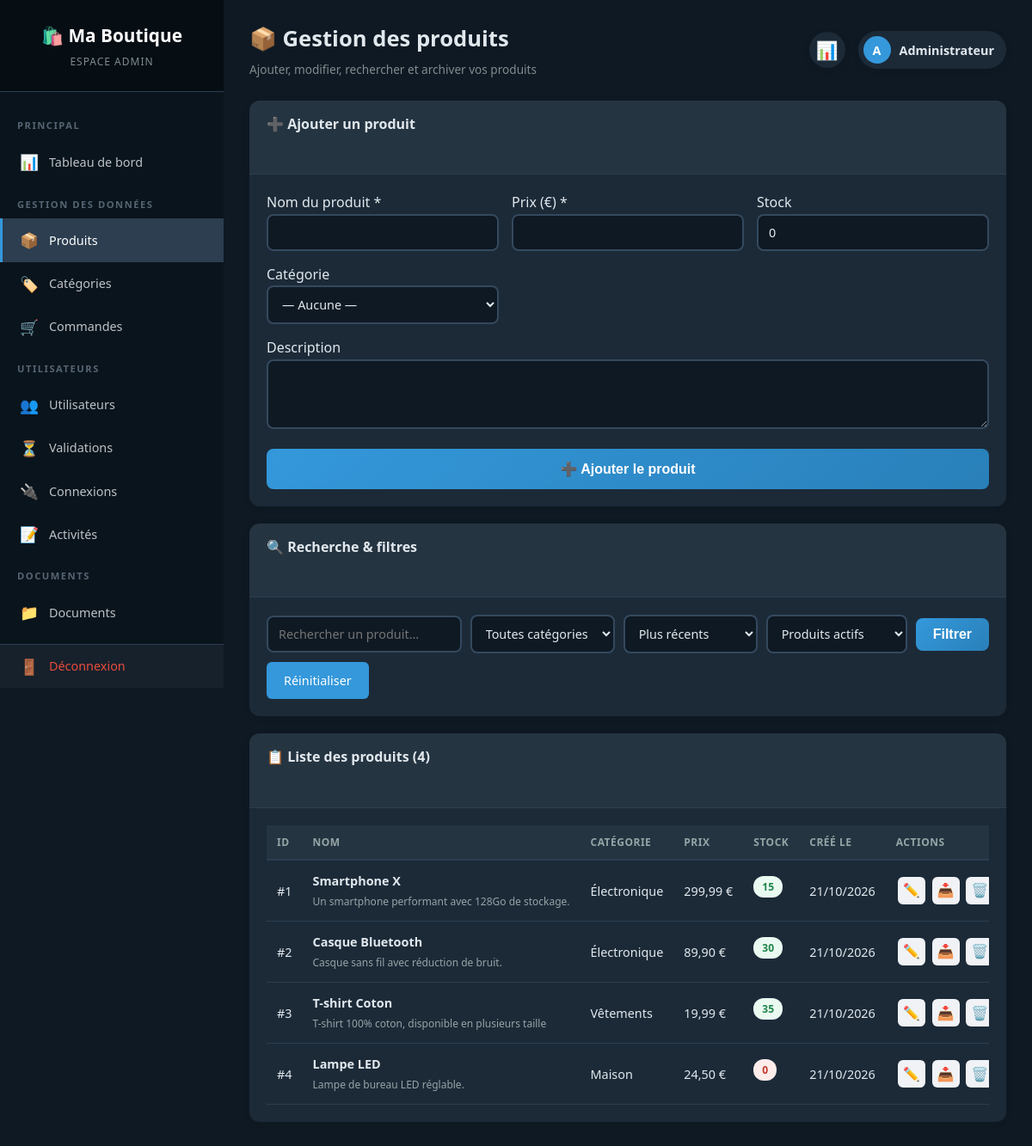
Page /admin/products.php (signed in) on the committed database.
### tables this page shows
CREATE TABLE `produits` (
  `id` int(11) NOT NULL AUTO_INCREMENT,
  `nom` varchar(150) NOT NULL,
  `description` text DEFAULT NULL,
  `prix` decimal(10,2) NOT NULL,
  `stock` int(11) DEFAULT 0,
  `categorie_id` int(11) DEFAULT NULL,
  `vendeur_id` int(11) DEFAULT NULL,
  `archive` tinyint(1) DEFAULT 0,
  `cree_le` timestamp NULL DEFAULT current_timestamp(),
  PRIMARY KEY (`id`),
  KEY `categorie_id` (`categorie_id`),
  KEY `fk_produits_vendeur` (`vendeur_id`),
  CONSTRAINT `fk_produits_vendeur` FOREIGN KEY (`vendeur_id`) REFERENCES `utilisateurs` (`id`) ON DELETE SET NULL,
  CONSTRAINT `produits_ibfk_1` FOREIGN KEY (`categorie_id`) REFERENCES `categories` (`id`)
);

CREATE TABLE `categories` (
  `id` int(11) NOT NULL AUTO_INCREMENT,
  `nom` varchar(100) NOT NULL,
  `archive` tinyint(1) DEFAULT 0,
  PRIMARY KEY (`id`)
);

### config/init.php (called while the page is built, shortened)
<?php
function param(string $cle, $defaut = null) {
    return $GLOBALS['parametres'][$cle] ?? $defaut;
}
?>

### admin/products.php (the view, shortened to what this page needs)
<?php
require_once '../config/init.php';
$recherche = trim($_GET['recherche'] ?? '');
$tri = $_GET['tri'] ?? 'recent';
$filtre_archive = isset($_GET['archive']) ? (int)$_GET['archive'] : 0;
$sql = "SELECT p.*, c.nom AS categorie FROM produits p LEFT JOIN categories c ON p.categorie_id = c.id WHERE p.archive = :archive";
$params = [':archive' => $filtre_archive];
switch ($tri) {
    default:          $sql .= " ORDER BY p.cree_le DESC"; break;
}
$stmt = $pdo->prepare($sql);
$stmt->execute($params);
$produits = $stmt->fetchAll();
$produit_edit = null;
?>
<!DOCTYPE html>
<html lang="fr" data-theme="<?= htmlspecialchars(param('theme', 'clair'), ENT_QUOTES, 'UTF-8') ?>">
<head>
    <link rel="stylesheet" href="../assets/style.css">
    <link rel="stylesheet" href="../assets/admin.css">
    <link rel="stylesheet" href="../assets/theme.css">
</head>
<body class="admin-body">
<?php include __DIR__ . '/../includes/sidebar.php'; ?>
<main class="admin-main">
    <header class="admin-topbar">
        <div>
            <h1>📦 Gestion des produits</h1>
            <p class="topbar-subtitle">Ajouter, modifier, rechercher et archiver vos produits</p>
        </div>
        <div class="topbar-actions">
            <a href="dashboard.php" class="topbar-icon" title="Retour au dashboard">📊</a>
            <div class="topbar-user">
                <span class="avatar"><?= strtoupper(substr($_SESSION['nom'], 0, 1)) ?></span>
                <span><?= htmlspecialchars($_SESSION['nom']) ?></span>
            </div>
        </div>
    </header>
    <section class="card">
        <div class="card-header">
            <h2><?= $produit_edit ? '✏️ Modifier le produit' : '➕ Ajouter un produit' ?></h2>
        </div>
        <div class="card-body">
            <form method="POST" action="products.php" class="form-grid">
                <div class="form-group">
                    <label for="nom">Nom du produit *</label>
                    <input type="text" id="nom" name="nom" required
                           value="<?= htmlspecialchars($produit_edit['nom'] ?? '') ?>">
                </div>
                <div class="form-group">
                    <label for="prix">Prix (<?= htmlspecialchars(param('devise', '€')) ?>) *</label>
                    <input type="number" id="prix" name="prix" step="0.01" min="0.01" required
                           value="<?= htmlspecialchars($produit_edit['prix'] ?? '') ?>">
                </div>
                <div class="form-group">
                    <label for="stock">Stock</label>
                    <input type="number" id="stock" name="stock" min="0"
                           value="<?= htmlspecialchars($produit_edit['stock'] ?? 0) ?>">
                </div>
                <div class="form-group">
                    <label for="categorie_id">Catégorie</label>
                    <select id="categorie_id" name="categorie_id">
                        <option value="">— Aucune —</option>
                    </select>
                </div>
                <div class="form-group form-group-full">
                    <label for="description">Description</label>
                    <textarea id="description" name="description" rows="3"><?= htmlspecialchars($produit_edit['description'] ?? '') ?></textarea>
                </div>
                <div class="form-group form-group-full">
                    <button type="submit" class="btn-submit">
                        <?= $produit_edit ? '💾 Enregistrer les modifications' : '➕ Ajouter le produit' ?>
                    </button>
                </div>
            </form>
        </div>
    </section>
    <section class="card">
        <div class="card-header">
            <h2>🔍 Recherche & filtres</h2>
        </div>
        <div class="card-body">
            <form method="GET" action="products.php" class="filters-bar">
                <input type="text" name="recherche" placeholder="Rechercher un produit..."
                       value="<?= htmlspecialchars($recherche) ?>">
                <select name="categorie">
                    <option value="">Toutes catégories</option>
                </select>
                <select name="tri">
                    <option value="recent"    <?= $tri === 'recent'    ? 'selected' : '' ?>>Plus récents</option>
                </select>
                <select name="archive">
                    <option value="0" <?= $filtre_archive === 0 ? 'selected' : '' ?>>Produits actifs</option>
                </select>
                <button type="submit" class="btn-submit">Filtrer</button>
                <a href="products.php" class="btn-secondary">Réinitialiser</a>
            </form>
        </div>
    </section>
    <section class="card">
        <div class="card-header">
            <h2>📋 Liste des produits (<?= count($produits) ?>)</h2>
        </div>
        <div class="card-body">
            <?php if (empty($produits)): ?>
                <p class="empty">Aucun produit trouvé.</p>
            <?php else: ?>
                <table class="data-table">
                    <thead>
                        <tr>
                            <th>ID</th>
                            <th>Nom</th>
                            <th>Catégorie</th>
                            <th>Prix</th>
                            <th>Stock</th>
                            <th>Créé le</th>
                            <th>Actions</th>
                        </tr>
                    </thead>
                    <tbody>
                        <?php foreach ($produits as $p): ?>
                            <tr>
                                <td>#<?= (int)$p['id'] ?></td>
                                <td>
                                    <strong><?= htmlspecialchars($p['nom']) ?></strong><br>
                                    <small class="text-muted"><?= htmlspecialchars(mb_substr($p['description'] ?? '', 0, 50)) ?></small>
                                </td>
                                <td><?= htmlspecialchars($p['categorie'] ?? '—') ?></td>
                                <td><?= number_format($p['prix'], 2, ',', ' ') ?> <?= htmlspecialchars(param('devise', '€')) ?></td>
                                <td>
                                    <span class="badge <?= $p['stock'] < 5 ? 'badge-danger' : 'badge-success' ?>">
                                        <?= (int)$p['stock'] ?>
                                    </span>
                                </td>
                                <td><?= date('d/m/Y', strtotime($p['cree_le'])) ?></td>
                                <td class="actions-cell">
                                    <?php if ($filtre_archive === 1): ?>
                                        <a href="products.php?restaurer=<?= (int)$p['id'] ?>" class="btn-icon" title="Restaurer">♻️</a>
                                    <?php else: ?>
                                        <a href="products.php?edit=<?= (int)$p['id'] ?>" class="btn-icon" title="Modifier">✏️</a>
                                        <a href="products.php?archiver=<?= (int)$p['id'] ?>" class="btn-icon" title="Archiver"
                                           onclick="return confirm('Archiver ce produit ?');">📥</a>
                                    <?php endif; ?>
                                    <a href="products.php?supprimer=<?= (int)$p['id'] ?>" class="btn-icon btn-danger" title="Supprimer"
                                       onclick="return confirm('Supprimer définitivement ce produit ? Cette action est irréversible.');">🗑️</a>
                                </td>
                            </tr>
                        <?php endforeach; ?>
                    </tbody>
                </table>
            <?php endif; ?>
        </div>
    </section>
</main>
</body>
</html>

### assets/style.css (style rules this page uses)
* { margin: 0; padding: 0; box-sizing: border-box; }
body { font-family: 'Segoe UI', Tahoma, sans-serif; background: #f4f6f9; color: #333; line-height: 1.6; }
a { text-decoration: none; color: inherit; }
section h2 { text-align: center; font-size: 1.8rem; margin-bottom: 30px; color: #2c3e50; }
.badge { display: inline-block; background: #eaf2fb; color: #2980b9; font-size: 0.75rem; padding: 3px 10px; border-radius: 12px; margin-bottom: 10px; }
.btn-secondary { display: inline-block; background: #3498db; color: #fff; padding: 8px 18px; border-radius: 6px; font-size: 0.9rem; transition: background 0.3s; }
.btn-submit { width: 100%; padding: 14px; background: linear-gradient(135deg, #3498db, #2980b9); color: #fff; border: none; border-radius: 8px; font-size: 1rem; font-weight: 700; cursor: pointer; transition: transform 0.2s, box-shadow 0.2s; }
.data-table { display: block; width: 100%; max-width: 100%; overflow-x: auto; overscroll-behavior-x: contain; -webkit-overflow-scrolling: touch; scrollbar-width: thin; }
.data-table th, .data-table td { white-space: nowrap; }

### assets/admin.css (style rules this page uses)
.admin-body { display: flex; min-height: 100vh; background: #f0f2f5; margin: 0; }
.admin-main { flex: 1; margin-left: 260px; padding: 25px 30px; min-width: 0; }
.admin-topbar { display: flex; justify-content: space-between; align-items: center; margin-bottom: 25px; flex-wrap: wrap; gap: 15px; }
.admin-topbar h1 { font-size: 1.6rem; color: #2c3e50; margin-bottom: 4px; }
.topbar-subtitle { color: #7f8c8d; font-size: 0.85rem; }
.topbar-actions { display: flex; align-items: center; gap: 15px; }
.topbar-icon { position: relative; font-size: 1.3rem; width: 42px; height: 42px; display: flex; align-items: center; justify-content: center; background: #fff; border-radius: 50%; box-shadow: 0 2px 8px rgba(0,0,0,0.08); transition: transform 0.2s; }
.topbar-user { display: flex; align-items: center; gap: 10px; background: #fff; padding: 6px 14px 6px 6px; border-radius: 30px; box-shadow: 0 2px 8px rgba(0,0,0,0.08); font-weight: 600; color: #2c3e50; font-size: 0.9rem; }
.avatar { width: 32px; height: 32px; background: #3498db; color: #fff; border-radius: 50%; display: flex; align-items: center; justify-content: center; font-weight: 700; }
.card { background: #fff; border-radius: 12px; box-shadow: 0 2px 10px rgba(0,0,0,0.06); overflow: hidden; margin-bottom: 20px; }
.card-header { display: flex; justify-content: space-between; align-items: center; padding: 15px 20px; border-bottom: 1px solid #ecf0f1; background: #fafbfc; }
.card-header h2 { font-size: 1rem; color: #2c3e50; }
.card-body { padding: 20px; }
.data-table { width: 100%; border-collapse: collapse; font-size: 0.9rem; }
.data-table thead th { text-align: left; padding: 10px 12px; background: #f8f9fa; color: #7f8c8d; font-size: 0.75rem; text-transform: uppercase; letter-spacing: 0.5px; border-bottom: 2px solid #ecf0f1; }
.data-table tbody td { padding: 12px; border-bottom: 1px solid #f0f2f5; color: #2c3e50; }
.badge { display: inline-block; padding: 3px 10px; border-radius: 12px; font-size: 0.75rem; font-weight: 700; }
.badge-success { background: #eafaf1; color: #1e8449; }
.badge-danger { background: #fdecea; color: #c0392b; }
.form-grid { display: grid; grid-template-columns: repeat(auto-fit, minmax(220px, 1fr)); gap: 15px; }
.form-group-full { grid-column: 1 / -1; }
.form-grid input, .form-grid select, .form-grid textarea, .filters-bar input, .filters-bar select { width: 100%; padding: 10px 12px; border: 2px solid #e1e8ed; border-radius: 8px; font-size: 0.9rem; font-family: inherit; transition: border-color 0.2s; }
.form-grid textarea { resize: vertical; min-height: 70px; }
.filters-bar { display: flex; flex-wrap: wrap; gap: 10px; align-items: center; }
.filters-bar input[type="text"] { flex: 1; min-width: 200px; }
.filters-bar select { min-width: 150px; width: auto; }
.filters-bar .btn-submit, .filters-bar .btn-secondary { width: auto; padding: 10px 20px; white-space: nowrap; }
.actions-cell { white-space: nowrap; }
.btn-icon { display: inline-flex; align-items: center; justify-content: center; width: 32px; height: 32px; border-radius: 6px; background: #f0f2f5; font-size: 1rem; transition: background 0.2s, transform 0.2s; text-decoration: none; margin: 0 2px; }
.text-muted { color: #95a5a6; }

### rows in the picture
produits: id "1", nom "Smartphone X", description "Un smartphone performant avec 128Go de stockage.", categorie.nom "Électronique", prix "299,99", stock "15", cree_le "21/10/2026"
produits: id "2", nom "Casque Bluetooth", description "Casque sans fil avec réduction de bruit.", categorie.nom "Électronique", prix "89,90", stock "30", cree_le "21/10/2026"
produits: id "3", nom "T-shirt Coton", description "T-shirt 100% coton, disponible en plusieurs taille", categorie.nom "Vêtements", prix "19,99", stock "35", cree_le "21/10/2026"
produits: id "4", nom "Lampe LED", description "Lampe de bureau LED réglable.", categorie.nom "Maison", prix "24,50", stock "0", cree_le "21/10/2026"

### other values in the picture
param('nom_boutique', 'Ma Boutique') "Ma Boutique"
substr($_SESSION['nom'], 0, 1) "A"
$_SESSION['nom'] "Administrateur"
param('devise', '€') "€"
count($produits) "4"
